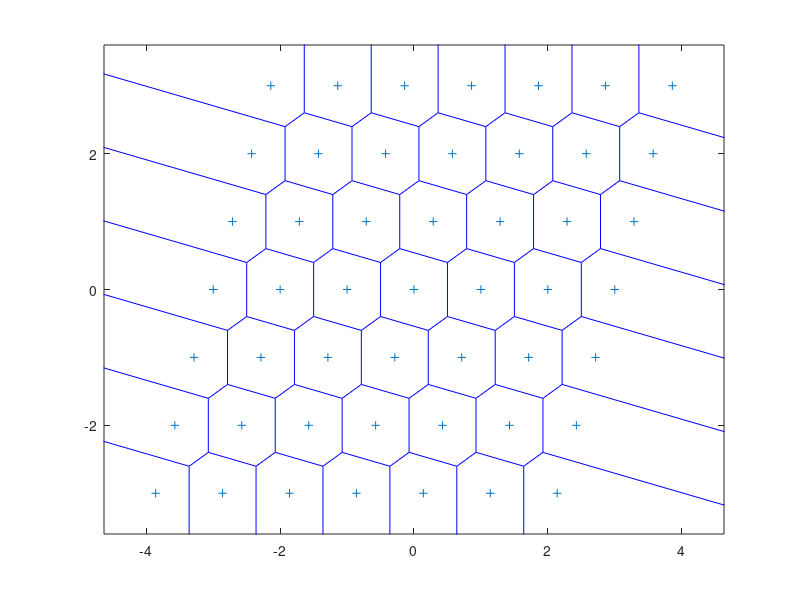

Source code (MATLAB):
theta=74*pi/180.0d0;
V = [ 1 cos(theta)/sin(theta); 0 1];
[n1,n2] = meshgrid(-3:3);
P = V * [ n1(:) n2(:) ].';
plot(P(1,:),P(2,:),'bo','MarkerFaceColor','b');
voronoi(P(1,:),P(2,:));